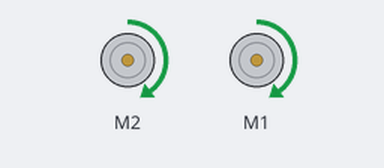
This sketch was run on a simulated Arduino Uno, built with avr-gcc and run on an emulated ATmega328P. Parts: 2 × DC motor (green arrow = forward, orange = backward, longer = faster).

Above: at 1.0 s.
At 5.0 s:
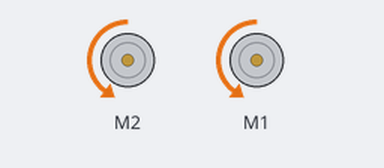
At 7.0 s:
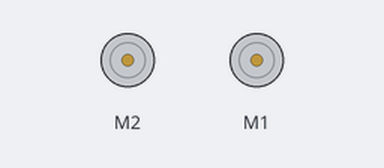
Timing chart, 0 to 10.4 s (numbered marks = the images above):
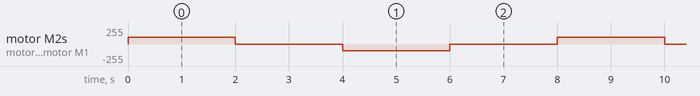

Measured:
- by itself, motor M2, motor M1: repeats every 8.0 s: stopped 2.0 s, backward 100/255 2.0 s, stopped 2.0 s, forward 100/255 2.0 s

The sketch:

Motor_MegaPi.ino
```cpp
#include "MeMegaPi.h"

MeMegaPiDCMotor motor1(PORT2B);

MeMegaPiDCMotor motor2(PORT1B);

uint8_t motorSpeed = 100;

void setup()
{
}

void loop()
{
  motor1.run(motorSpeed); /* value: between -255 and 255. */
  motor2.run(motorSpeed); /* value: between -255 and 255. */
  delay(2000);
  motor1.stop();
  motor2.stop();
  delay(2000);
  motor1.run(-motorSpeed);
  motor2.run(-motorSpeed);
  delay(2000);
  motor1.stop();
  motor2.stop();
  delay(2000);
}
```
